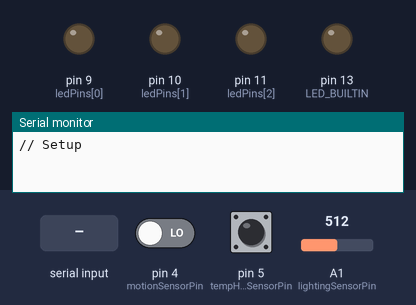
A sketch run on a simulated Arduino Uno, built with avr-gcc and run on an emulated ATmega328P. Parts: output pins drawn as LEDs (lit = HIGH), the last lines printed to the serial monitor. The inputs (shaded band) are chosen by the test bench; at power-on: pin 4 (motionSensorPin) LOW, A1 (lightingSensorPin) = 512, pin 5 (tempHumSensorPin) HIGH.

Above: at 1.2 s.
1.3 s: pin 4 (motionSensorPin) driven HIGH
2.8 s: A1 (lightingSensorPin) set to 861
4.3 s: A1 (lightingSensorPin) set to 884
At 4.95 s:
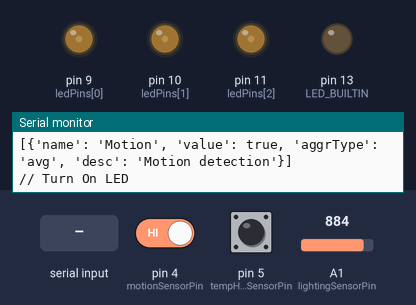
At 5.55 s:
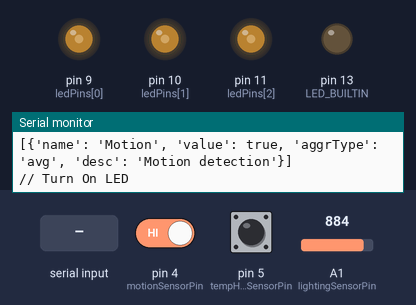
7.3 s: "setsetting" received over Serial
At 8.5 s:
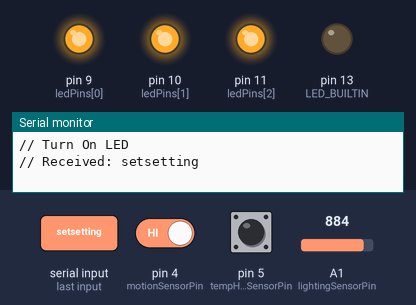
9.9 s: pin 4 (motionSensorPin) driven LOW
11.9 s: "getdata" received over Serial
Timing chart, 0 to 14.9 s (numbered marks = the images above; inputs shaded):
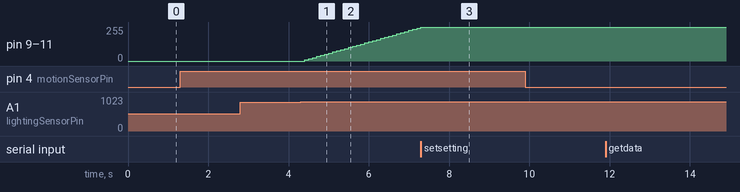

Measured:
- the behaviour switches between 870 and 871 on A1 (lightingSensorPin) (found by bisection; images 0 and 1)
- after the input at 2.8 s, every drawn part: stays the same
- after the input at 4.3 s, pin 9 (ledPins[0]), pin 10 (ledPins[1]), pin 11 (ledPins[2]): moves from 0/255 to 246/255 over 2.8 s, starting after 0.10 s

The sketch:

MultiSensor.ino
```cpp
#include "MultiSensor.h"

unsigned long timer = 0;
MultiSensor sensor;

void setup()
{
  Serial.begin(9600);
  DEBUGLN("// Setup");
  sensor.begin();
}

void loop()
{
  if (millis() - timer < 100) // wait 100 ms
    return;
  timer = millis();

  // check for received command
  if (Serial.available())
  {
    String command = Serial.readString();
    DEBUGLN("// Received: " + command);
    command.toLowerCase();

    if (command == "setsetting")
    {
      String name = Serial.readString();
      String value = Serial.readString();
      sensor.setSetting(name.c_str(), value.c_str());
    }
    else if (command == "getdata")
      sensor.getData();

    // TODO: add maybe indication using the LED
    return; // don't do anything than command respond
  }

  sensor.update();
}
```

MultiSensor.h
```cpp
#ifndef MULTISENSOR_H
#define MULTISENSOR_H

#include "src/DHT.h"

#include "Settings.h"

class MultiSensor
{
  private:
    const int motionSensorPin = 4;
    const int tempHumSensorPin = 5;
    const int gasSensorPin = A0;
    const int lightingSensorPin = A1;
    const int ledPins[3] = { 9, 10, 11 };

    DHT dht;
    ulong LEDTimer = 0;
    bool prevMotion = false;

    Settings settings;

  public:
    MultiSensor() : dht(tempHumSensorPin, DHT11)
    {
      LEDTimer = -settings.getLedONDuration() - 1;
    }

    void begin() const
    {
      dht.begin();
      pinMode(motionSensorPin, INPUT);
      pinMode(gasSensorPin, INPUT);
      pinMode(lightingSensorPin, INPUT);

      for (int i = 0; i < 3; i++)
        pinMode(ledPins[i], OUTPUT);

      randomSeed(analogRead(7));
      pinMode(LED_BUILTIN, OUTPUT);
    }


    void update()
    {
      // check for motion
      bool motion = digitalRead(motionSensorPin) == HIGH;
      if (motion && !prevMotion)
      {
        Serial.println("[{'name': 'Motion', 'value': true, 'aggrType': 'avg', 'desc': 'Motion detection'}]");
      }
      else if (!motion && prevMotion)
      {
        Serial.println("[{'name': 'Motion', 'value': false, 'aggrType': 'avg', 'desc': 'Motion detection'}]");
      }
      prevMotion = motion;

      // check the LED state
      updateLED(motion);
    }

  private:
    void updateLED(const bool& motion)
    {
      const int fadeTime = 3 * sec; // second
      const int fullTime = settings.getLedONDuration();
      const float lightingThreshold = settings.getLedLightingThreshold();
      byte r, g, b;
      settings.getLedColor(r, g, b);

      ulong delta = millis() - LEDTimer;
      if (delta <= fadeTime) // LED fade in
      {
        float factor = (float)delta / fadeTime;
        analogWrite(ledPins[0], r * factor);
        analogWrite(ledPins[1], g * factor);
        analogWrite(ledPins[2], b * factor);
        //DEBUG("// LED fade in ");
        //DEBUGLN(factor);
      }
      else if (delta <= fullTime - fadeTime) // LED fully ON
      {
        if (motion)
        {
          float lighting = (float)analogRead(lightingSensorPin) / 1024;
          lighting = 1.0f - lighting;
          if (lighting < lightingThreshold) // the lighting is low
            LEDTimer = millis() - fadeTime - 1; // go in fully ON time
          else
            LEDTimer = millis() - fullTime + fadeTime - 1; // go to fade out
        }
        analogWrite(ledPins[0], r);
        analogWrite(ledPins[1], g);
        analogWrite(ledPins[2], b);
        //DEBUGLN("// LED fully ON");
      }
      else if (delta <= fullTime) // LED fade out
      {
        float factor = (float)(fullTime - delta) / fadeTime;
        analogWrite(ledPins[0], r * factor);
        analogWrite(ledPins[1], g * factor);
        analogWrite(ledPins[2], b * factor);
        //DEBUG("// LED fade out ");
        //DEBUGLN(factor);
      }
      else // the LED should be fully OFF
      {
        LEDTimer = millis() - fullTime - 1; // this will fix problem when the millis() pass the unsigned long max value
        if (motion)
        {
          float lighting = (float)analogRead(lightingSensorPin) / 1024;
          lighting = 1.0f - lighting;
          if (lighting < lightingThreshold) // the lighting is low
          {
            LEDTimer = millis(); // start LED fade in
            DEBUGLN("// Turn On LED");
          }
        }
        // turn off
        analogWrite(ledPins[0], 0);
        analogWrite(ledPins[1], 0);
        analogWrite(ledPins[2], 0);
      }
    }

  public:
    void setSetting(const char name[], const char value[]) const
    {
      settings.set(name, value);
    }

    void getData(bool send = true) const
    {
      bool motion = digitalRead(motionSensorPin) == HIGH;
      float temperature = dht.readTemperature();
      float humidity = dht.readHumidity();
      float gasValue = (float)analogRead(gasSensorPin) / 1024;
      float lighting = (float)analogRead(lightingSensorPin) / 1024;
      lighting = 1.0f - lighting;

      // TODO: add units - temp C, humidity %, etc.
      // [
      //  {'name': 'Motion', 'value': False, 'aggrType': 'avg', 'desc': 'description'},
      //  {'name': 'Temperature', 'value': 114.3, 'aggrType': 'avg', 'desc': 'description'},
      //  {'name': 'Humidity', 'value': 93.4, 'aggrType': 'avg', 'desc': 'description'},
      //  {'name': 'Smoke', 'value': 37, 'aggrType': 'avg', 'desc': 'description'},
      //  {'name': 'Lighting', 'value': 82, 'aggrType': 'avg', 'desc': 'description'}
      // ]
      String result = "[";
      result += "{'name': 'Motion', 'value': " + String(motion ? "true" : "false") + ", 'aggrType': 'avg', 'desc': 'Motion detection'},";
      result += "{'name': 'Temperature', 'value': " + String(temperature) + ", 'aggrType': 'avg', 'desc': 'Current temperature'},";
      result += "{'name': 'Humidity', 'value': " + String((float)round(sqrt(humidity) * 10)) + ", 'aggrType': 'avg', 'desc': 'Current humidity'},";
      result += "{'name': 'Smoke', 'value': " + String((float)round(gasValue * 100)) + ", 'aggrType': 'avg', 'desc': 'Smoke detection'},";
      result += "{'name': 'Lighting', 'value': " + String((float)round(lighting * 100)) + ", 'aggrType': 'avg', 'desc': 'Current lighting'}";
      result += "]";

      Serial.println(result);
    }
};

#endif // MULTISENSOR_H
```

DHT.cpp
```cpp
// (licence header left out)
#include "DHT.h"

#define MIN_INTERVAL 2000

DHT::DHT(uint8_t pin, uint8_t type, uint8_t count) {
  _pin = pin;
  _type = type;
  #ifdef __AVR
    _bit = digitalPinToBitMask(pin);
    _port = digitalPinToPort(pin);
  #endif
  _maxcycles = microsecondsToClockCycles(1000);  // 1 millisecond timeout for
                                                 // reading pulses from DHT sensor.
  // Note that count is now ignored as the DHT reading algorithm adjusts itself
  // basd on the speed of the processor.
}

void DHT::begin(void) {
  // set up the pins!
  pinMode(_pin, INPUT_PULLUP);
  // Using this value makes sure that millis() - lastreadtime will be
  // >= MIN_INTERVAL right away. Note that this assignment wraps around,
  // but so will the subtraction.
  _lastreadtime = -MIN_INTERVAL;
  DEBUG_PRINT("Max clock cycles: "); DEBUG_PRINTLN(_maxcycles, DEC);
}

//boolean S == Scale.  True == Fahrenheit; False == Celcius
float DHT::readTemperature(bool S, bool force) {
  float f = NAN;

  if (read(force)) {
    switch (_type) {
    case DHT11:
      f = data[2];
      if(S) {
        f = convertCtoF(f);
      }
      break;
    case DHT22:
    case DHT21:
      f = data[2] & 0x7F;
      f *= 256;
      f += data[3];
      f *= 0.1;
      if (data[2] & 0x80) {
        f *= -1;
      }
      if(S) {
        f = convertCtoF(f);
      }
      break;
    }
  }
  return f;
}

float DHT::convertCtoF(float c) {
  return c * 1.8 + 32;
}

float DHT::convertFtoC(float f) {
  return (f - 32) * 0.55555;
}

float DHT::readHumidity(bool force) {
  float f = NAN;
  if (read()) {
    switch (_type) {
    case DHT11:
      f = data[0];
      break;
    case DHT22:
    case DHT21:
      f = data[0];
      f *= 256;
      f += data[1];
      f *= 0.1;
      break;
    }
  }
  return f;
}

//boolean isFahrenheit: True == Fahrenheit; False == Celcius
float DHT::computeHeatIndex(float temperature, float percentHumidity, bool isFahrenheit) {
  // Using both Rothfusz and Steadman's equations
  // http://www.wpc.ncep.noaa.gov/html/heatindex_equation.shtml
  float hi;

  if (!isFahrenheit)
    temperature = convertCtoF(temperature);

  hi = 0.5 * (temperature + 61.0 + ((temperature - 68.0) * 1.2) + (percentHumidity * 0.094));

  if (hi > 79) {
    hi = -42.379 +
             2.04901523 * temperature +
            10.14333127 * percentHumidity +
            -0.22475541 * temperature*percentHumidity +
            -0.00683783 * pow(temperature, 2) +
            -0.05481717 * pow(percentHumidity, 2) +
             0.00122874 * pow(temperature, 2) * percentHumidity +
             0.00085282 * temperature*pow(percentHumidity, 2) +
            -0.00000199 * pow(temperature, 2) * pow(percentHumidity, 2);

    if((percentHumidity < 13) && (temperature >= 80.0) && (temperature <= 112.0))
      hi -= ((13.0 - percentHumidity) * 0.25) * sqrt((17.0 - abs(temperature - 95.0)) * 0.05882);

    else if((percentHumidity > 85.0) && (temperature >= 80.0) && (temperature <= 87.0))
      hi += ((percentHumidity - 85.0) * 0.1) * ((87.0 - temperature) * 0.2);
  }

  return isFahrenheit ? hi : convertFtoC(hi);
}

boolean DHT::read(bool force) {
  // Check if sensor was read less than two seconds ago and return early
  // to use last reading.
  uint32_t currenttime = millis();
  if (!force && ((currenttime - _lastreadtime) < 2000)) {
    return _lastresult; // return last correct measurement
  }
  _lastreadtime = currenttime;

  // Reset 40 bits of received data to zero.
  data[0] = data[1] = data[2] = data[3] = data[4] = 0;

  // Send start signal.  See DHT datasheet for full signal diagram:
  //   http://www.adafruit.com/datasheets/Digital%20humidity%20and%20temperature%20sensor%20AM2302.pdf

  // Go into high impedence state to let pull-up raise data line level and
  // start the reading process.
  digitalWrite(_pin, HIGH);
  delay(250);

  // First set data line low for 20 milliseconds.
  pinMode(_pin, OUTPUT);
  digitalWrite(_pin, LOW);
  delay(20);

  uint32_t cycles[80];
  {
    // Turn off interrupts temporarily because the next sections are timing critical
    // and we don't want any interruptions.
    InterruptLock lock;

    // End the start signal by setting data line high for 40 microseconds.
    digitalWrite(_pin, HIGH);
    delayMicroseconds(40);

    // Now start reading the data line to get the value from the DHT sensor.
    pinMode(_pin, INPUT_PULLUP);
    delayMicroseconds(10);  // Delay a bit to let sensor pull data line low.

    // First expect a low signal for ~80 microseconds followed by a high signal
    // for ~80 microseconds again.
    if (expectPulse(LOW) == 0) {
      DEBUG_PRINTLN(F("Timeout waiting for start signal low pulse."));
      _lastresult = false;
      return _lastresult;
    }
    if (expectPulse(HIGH) == 0) {
      DEBUG_PRINTLN(F("Timeout waiting for start signal high pulse."));
      _lastresult = false;
      return _lastresult;
    }

    // Now read the 40 bits sent by the sensor.  Each bit is sent as a 50
    // microsecond low pulse followed by a variable length high pulse.  If the
    // high pulse is ~28 microseconds then it's a 0 and if it's ~70 microseconds
    // then it's a 1.  We measure the cycle count of the initial 50us low pulse
    // and use that to compare to the cycle count of the high pulse to determine
    // if the bit is a 0 (high state cycle count < low state cycle count), or a
    // 1 (high state cycle count > low state cycle count). Note that for speed all
    // the pulses are read into a array and then examined in a later step.
    for (int i=0; i<80; i+=2) {
      cycles[i]   = expectPulse(LOW);
      cycles[i+1] = expectPulse(HIGH);
    }
  } // Timing critical code is now complete.

  // Inspect pulses and determine which ones are 0 (high state cycle count < low
  // state cycle count), or 1 (high state cycle count > low state cycle count).
  for (int i=0; i<40; ++i) {
    uint32_t lowCycles  = cycles[2*i];
    uint32_t highCycles = cycles[2*i+1];
    if ((lowCycles == 0) || (highCycles == 0)) {
      DEBUG_PRINTLN(F("Timeout waiting for pulse."));
      _lastresult = false;
      return _lastresult;
    }
    data[i/8] <<= 1;
    // Now compare the low and high cycle times to see if the bit is a 0 or 1.
    if (highCycles > lowCycles) {
      // High cycles are greater than 50us low cycle count, must be a 1.
      data[i/8] |= 1;
    }
    // Else high cycles are less than (or equal to, a weird case) the 50us low
    // cycle count so this must be a zero.  Nothing needs to be changed in the
    // stored data.
  }

  DEBUG_PRINTLN(F("Received:"));
  DEBUG_PRINT(data[0], HEX); DEBUG_PRINT(F(", "));
  DEBUG_PRINT(data[1], HEX); DEBUG_PRINT(F(", "));
  DEBUG_PRINT(data[2], HEX); DEBUG_PRINT(F(", "));
  DEBUG_PRINT(data[3], HEX); DEBUG_PRINT(F(", "));
  DEBUG_PRINT(data[4], HEX); DEBUG_PRINT(F(" =? "));
  DEBUG_PRINTLN((data[0] + data[1] + data[2] + data[3]) & 0xFF, HEX);

  // Check we read 40 bits and that the checksum matches.
  if (data[4] == ((data[0] + data[1] + data[2] + data[3]) & 0xFF)) {
    _lastresult = true;
    return _lastresult;
  }
  else {
    DEBUG_PRINTLN(F("Checksum failure!"));
    _lastresult = false;
    return _lastresult;
  }
}

// Expect the signal line to be at the specified level for a period of time and
// return a count of loop cycles spent at that level (this cycle count can be
// used to compare the relative time of two pulses).  If more than a millisecond
// ellapses without the level changing then the call fails with a 0 response.
// This is adapted from Arduino's pulseInLong function (which is only available
// in the very latest IDE versions):
//   https://github.com/arduino/Arduino/blob/master/hardware/arduino/avr/cores/arduino/wiring_pulse.c
uint32_t DHT::expectPulse(bool level) {
  uint32_t count = 0;
  // On AVR platforms use direct GPIO port access as it's much faster and better
  // for catching pulses that are 10's of microseconds in length:
  #ifdef __AVR
    uint8_t portState = level ? _bit : 0;
    while ((*portInputRegister(_port) & _bit) == portState) {
      if (count++ >= _maxcycles) {
        return 0; // Exceeded timeout, fail.
      }
    }
  // Otherwise fall back to using digitalRead (this seems to be necessary on ESP8266
  // right now, perhaps bugs in direct port access functions?).
  #else
    while (digitalRead(_pin) == level) {
      if (count++ >= _maxcycles) {
        return 0; // Exceeded timeout, fail.
      }
    }
  #endif

  return count;
}
```

DHT.h
```cpp
// (licence header left out)
#ifndef DHT_H
#define DHT_H

#if ARDUINO >= 100
 #include "Arduino.h"
#else
 #include "WProgram.h"
#endif


// Uncomment to enable printing out nice debug messages.
//#define DHT_DEBUG

// Define where debug output will be printed.
#define DEBUG_PRINTER Serial

// Setup debug printing macros.
#ifdef DHT_DEBUG
  #define DEBUG_PRINT(...) { DEBUG_PRINTER.print(__VA_ARGS__); }
  #define DEBUG_PRINTLN(...) { DEBUG_PRINTER.println(__VA_ARGS__); }
#else
  #define DEBUG_PRINT(...) {}
  #define DEBUG_PRINTLN(...) {}
#endif

// Define types of sensors.
#define DHT11 11
#define DHT22 22
#define DHT21 21
#define AM2301 21


class DHT {
  public:
   DHT(uint8_t pin, uint8_t type, uint8_t count=6);
   void begin(void);
   float readTemperature(bool S=false, bool force=false);
   float convertCtoF(float);
   float convertFtoC(float);
   float computeHeatIndex(float temperature, float percentHumidity, bool isFahrenheit=true);
   float readHumidity(bool force=false);
   boolean read(bool force=false);

 private:
  uint8_t data[5];
  uint8_t _pin, _type;
  #ifdef __AVR
    // Use direct GPIO access on an 8-bit AVR so keep track of the port and bitmask
    // for the digital pin connected to the DHT.  Other platforms will use digitalRead.
    uint8_t _bit, _port;
  #endif
  uint32_t _lastreadtime, _maxcycles;
  bool _lastresult;

  uint32_t expectPulse(bool level);

};

class InterruptLock {
  public:
   InterruptLock() {
    noInterrupts();
   }
   ~InterruptLock() {
    interrupts();
   }

};

#endif
```

Source omitted: Settings.h (2658 bytes)
